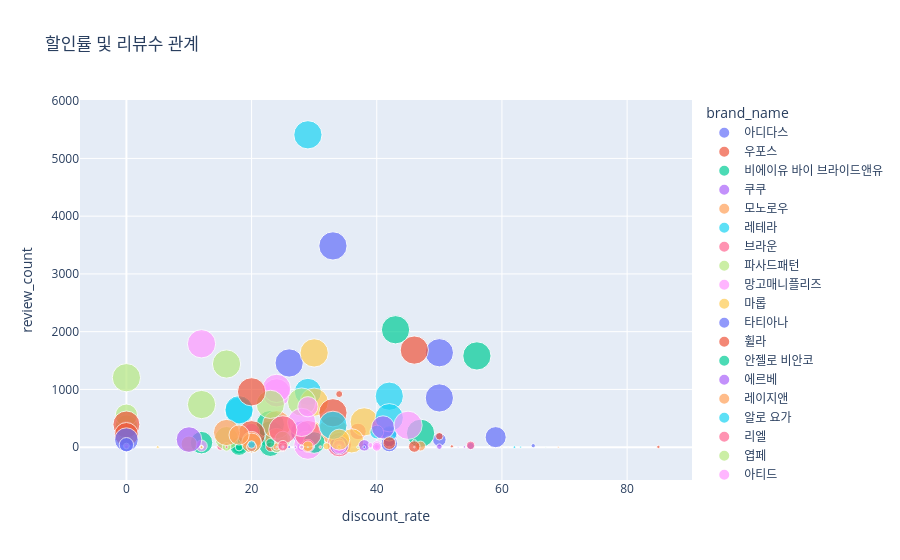

The notebook cell this image was saved under:
### Code cell
fig = px.scatter(
    df,
    x="discount_rate",
    y="review_count",
    color="brand_name",
    size="like_count",
    title="할인률 및 리뷰수 관계"
)

fig.show()
